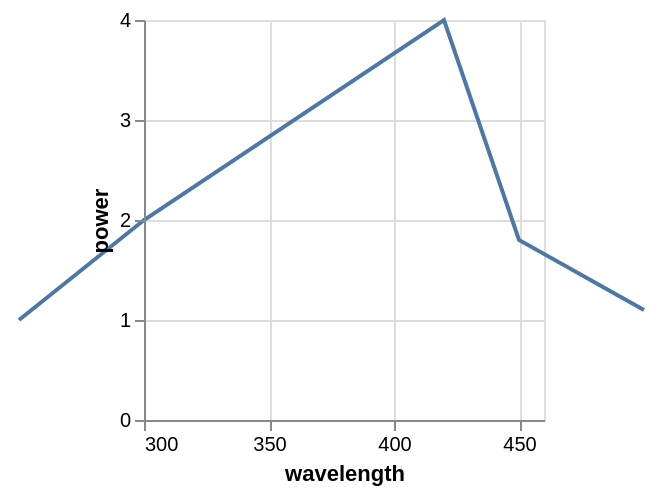

Vega-Lite specification stored for this chart:
### Vega specification from a JSON file in a GitHub repository (floating-point values rounded to 4 significant figures)
{"$schema": "https://vega.github.io/schema/vega/v5.json", "autosize": "pad", "padding": 5, "width": 200, "height": 200, "style": "cell", "data": [{"name": "source_0", "values": [{"wavelength": 250, "power": 1}, {"wavelength": 300, "power": 2}, {"wavelength": 420, "power": 4}, {"wavelength": 450, "power": 1.8}, {"wavelength": 500, "power": 1.1}]}, {"name": "data_0", "source": "source_0", "transform": [{"type": "formula", "expr": "toNumber(datum[\"wavelength\"])", "as": "wavelength"}]}], "marks": [{"name": "marks", "type": "line", "style": ["line"], "sort": {"field": "datum[\"wavelength\"]"}, "from": {"data": "data_0"}, "encode": {"update": {"stroke": {"value": "#4c78a8"}, "x": {"scale": "x", "field": "wavelength"}, "y": {"scale": "y", "field": "power"}, "defined": {"signal": "datum[\"wavelength\"] !== null && !isNaN(datum[\"wavelength\"]) && datum[\"power\"] !== null && !isNaN(datum[\"power\"])"}}}}], "scales": [{"name": "x", "type": "linear", "domain": [300, 450], "range": [0, {"signal": "width"}], "nice": true, "zero": false}, {"name": "y", "type": "linear", "domain": {"data": "data_0", "field": "power"}, "range": [{"signal": "height"}, 0], "nice": true, "zero": true}], "axes": [{"scale": "x", "orient": "bottom", "grid": false, "title": "wavelength", "labelFlush": true, "labelOverlap": true, "tickCount": {"signal": "ceil(width/40)"}, "zindex": 1}, {"scale": "x", "orient": "bottom", "gridScale": "y", "grid": true, "tickCount": {"signal": "ceil(width/40)"}, "domain": false, "labels": false, "maxExtent": 0, "minExtent": 0, "ticks": false, "zindex": 0}, {"scale": "y", "orient": "left", "grid": false, "title": "power", "labelOverlap": true, "tickCount": {"signal": "ceil(height/40)"}, "zindex": 1}, {"scale": "y", "orient": "left", "gridScale": "x", "grid": true, "tickCount": {"signal": "ceil(height/40)"}, "domain": false, "labels": false, "maxExtent": 0, "minExtent": 0, "ticks": false, "zindex": 0}]}
